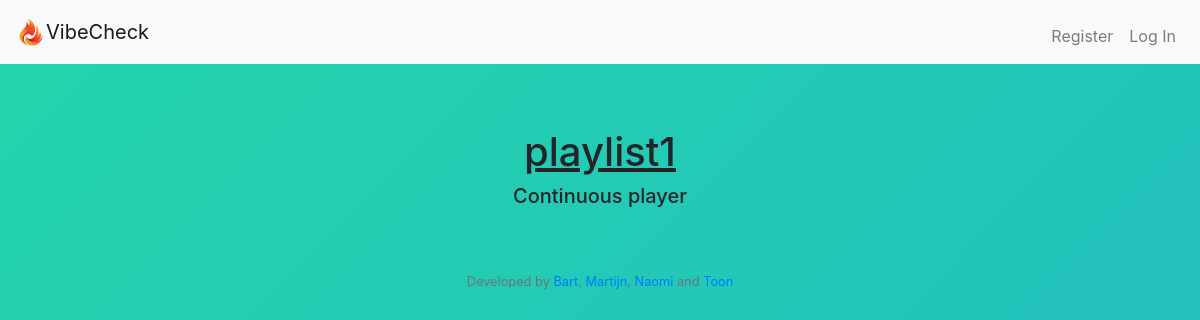
The page /player?playlist_id=1 on the database as committed earlier.
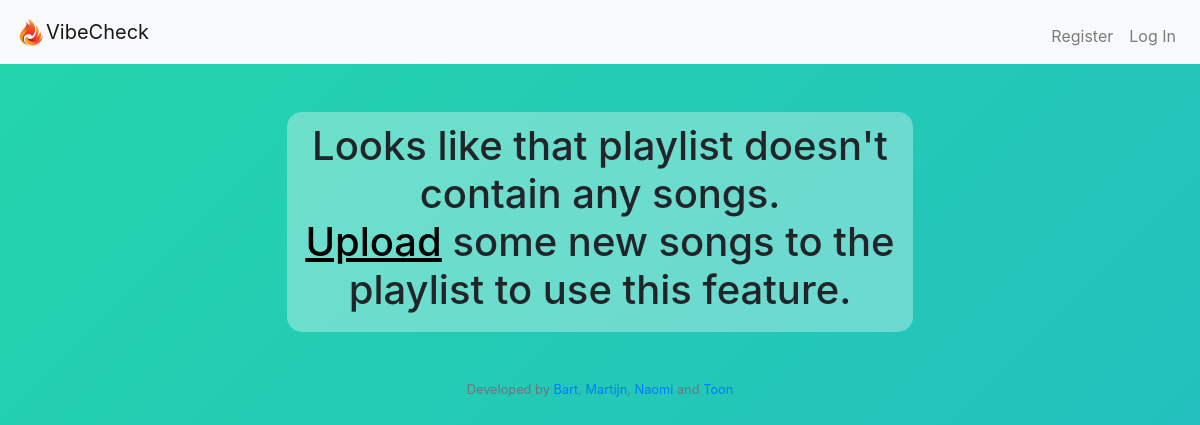
The same page on the database as committed later.
### tables this page shows
CREATE TABLE 'playlists' ('playlist_id' integer PRIMARY KEY NOT NULL, 'playlist_name' text, 'description' text, 'creator_id' integer);

### application.py (the view)
@app.route("/player", methods=["GET"])
def player():
    playlist_id = request.args.get("playlist_id")
    playlist_name = db.execute("SELECT playlist_name FROM playlists WHERE playlist_id = :playlist_id",
                               playlist_id=playlist_id)[0]["playlist_name"]
    videos = (player_info(playlist_id))
    return render_template("player.html", videos=videos, playlist_name=playlist_name)

### application.py (called while the page is built)
@app.after_request
def after_request(response):
    response.headers["Cache-Control"] = "no-cache, no-store, must-revalidate"
    response.headers["Expires"] = 0
    response.headers["Pragma"] = "no-cache"
    return response

### helpers.py (called while the page is built)
def youtube_api(link):
    if "=" in link:
        link = link.split("=")
        link = link[1].split("&")
        for item in link:
            return item
    else:
        link = link.split("e/")
        link = link[1].split("?")
        for item in link:
            return item

def player_info(playlist_id):
    uploads = db.execute("SELECT link FROM tracks WHERE playlist_id = :playlist_id", playlist_id = playlist_id)
    all_links = []
    for upload in uploads:
        all_links.append(youtube_api(upload["link"]))
    return all_links

### templates/player.html (shortened to what this page needs)
{% extends "layout.html" %}
{% block main %}
<body>
    {% if videos|length < 1 %}
        <div align="center" class="comment">
            <h1>
                Looks like that playlist doesn't contain any songs.
                <br>
                <a class="link"href="/upload">Upload</a> some new songs to the playlist to use this feature.
            </h1>
        </div>
    {% else %}
        <p>
            <h1 align = "center"><u>{{ playlist_name }}</u></h1>
            <h5 align = "center"> Continuous player</h5>
        </p>
        <div align="center" id="player"></div>
     {% endif %}
</body>
{% endblock %}

Rows that differ between the two databases and show on the page:
no longer on this page (row edited): playlists: playlist_name "playlist1"
Other text that changed with them:
text no longer shown: "Continuous player"
text now shown: "Looks like that playlist doesn't contain any songs. Upload some new songs to the playlist to use this feature."
